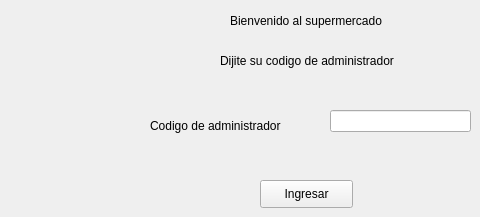
    <widget class="QWidget" name="tab_7">
     <attribute name="title">
      <string>Ingresar</string>
     </attribute>
     <widget class="QLabel" name="LBienve">
      <property name="geometry">
       <rect>
        <x>230</x>
        <y>10</y>
        <width>171</width>
        <height>21</height>
       </rect>
      </property>
      <property name="text">
       <string>Bienvenido al supermercado</string>
      </property>
     </widget>
     <widget class="QLabel" name="LCodAdm">
      <property name="geometry">
       <rect>
        <x>150</x>
        <y>110</y>
        <width>151</width>
        <height>31</height>
       </rect>
      </property>
      <property name="text">
       <string>Codigo de administrador</string>
      </property>
     </widget>
     <widget class="QLabel" name="LDijite">
      <property name="geometry">
       <rect>
        <x>220</x>
        <y>50</y>
        <width>191</width>
        <height>21</height>
       </rect>
      </property>
      <property name="text">
       <string>Dijite su codigo de administrador </string>
      </property>
     </widget>
     <widget class="QLabel" name="LInfo">
      <property name="geometry">
       <rect>
        <x>180</x>
        <y>80</y>
        <width>271</width>
        <height>101</height>
       </rect>
      </property>
      <property name="text">
       <string/>
      </property>
     </widget>
     <widget class="QLineEdit" name="TCodigo_3">
      <property name="geometry">
       <rect>
        <x>330</x>
        <y>110</y>
        <width>141</width>
        <height>22</height>
       </rect>
      </property>
     </widget>
     <widget class="QPushButton" name="BIngresar_3">
      <property name="geometry">
       <rect>
        <x>260</x>
        <y>180</y>
        <width>93</width>
        <height>28</height>
       </rect>
      </property>
      <property name="text">
       <string>Ingresar</string>
      </property>
     </widget>
    </widget>
